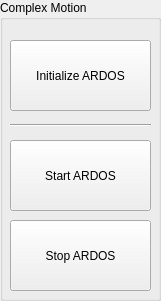
   <widget class="QGroupBox" name="gbComplexMoves">
    <property name="geometry">
     <rect>
      <x>810</x>
      <y>10</y>
      <width>161</width>
      <height>301</height>
     </rect>
    </property>
    <property name="title">
     <string>Complex Motion</string>
    </property>
    <widget class="QPushButton" name="pbInitArdos">
     <property name="geometry">
      <rect>
       <x>10</x>
       <y>40</y>
       <width>141</width>
       <height>71</height>
      </rect>
     </property>
     <property name="text">
      <string>Initialize ARDOS</string>
     </property>
    </widget>
    <widget class="Line" name="line">
     <property name="geometry">
      <rect>
       <x>10</x>
       <y>110</y>
       <width>141</width>
       <height>30</height>
      </rect>
     </property>
     <property name="orientation">
      <enum>Qt::Horizontal</enum>
     </property>
    </widget>
    <widget class="QPushButton" name="pbStartARDOS">
     <property name="geometry">
      <rect>
       <x>10</x>
       <y>140</y>
       <width>141</width>
       <height>71</height>
      </rect>
     </property>
     <property name="text">
      <string>Start ARDOS</string>
     </property>
    </widget>
    <widget class="QPushButton" name="pbEmergencyStop">
     <property name="geometry">
      <rect>
       <x>10</x>
       <y>220</y>
       <width>141</width>
       <height>71</height>
      </rect>
     </property>
     <property name="text">
      <string>Stop ARDOS</string>
     </property>
    </widget>
   </widget>
